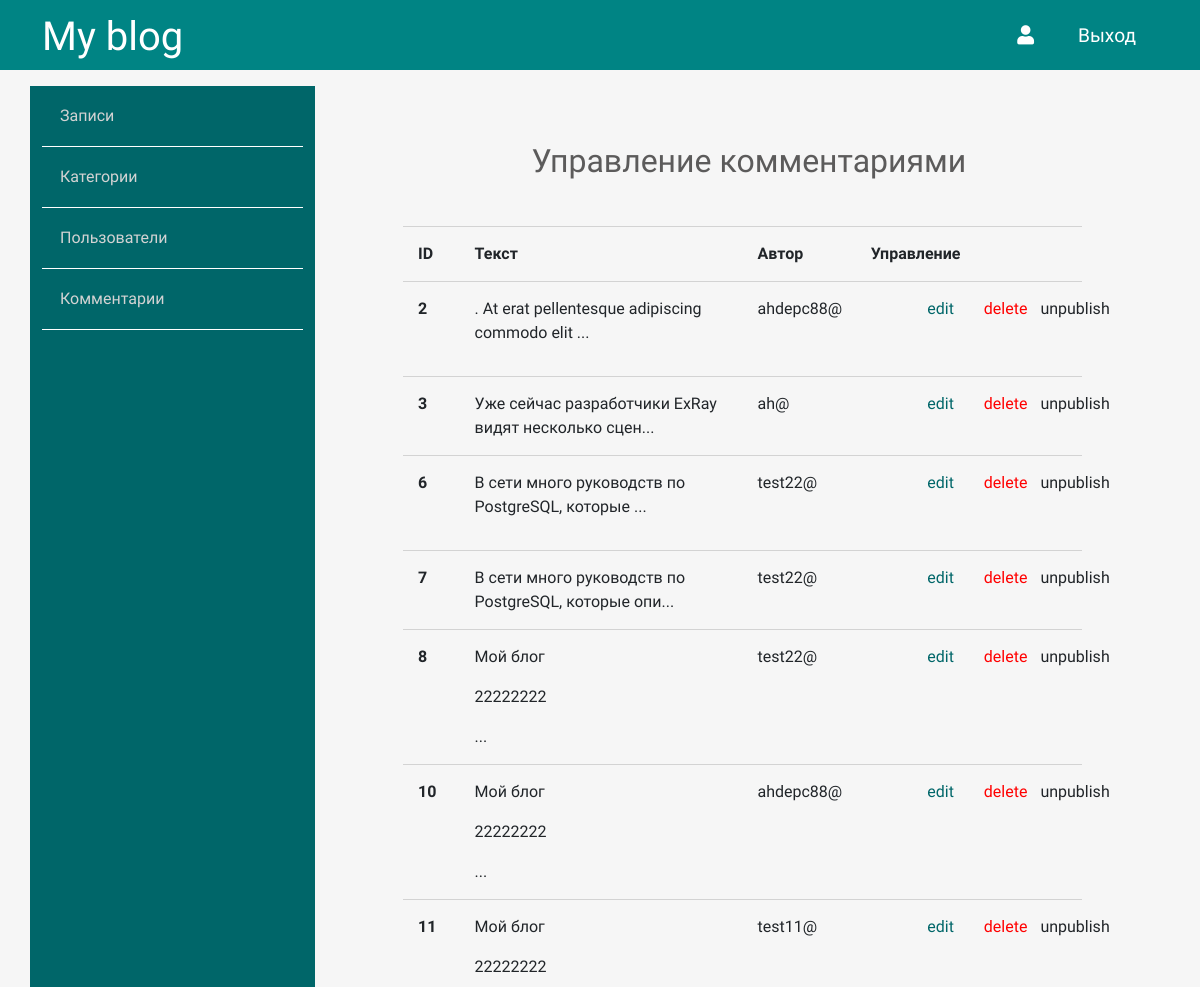
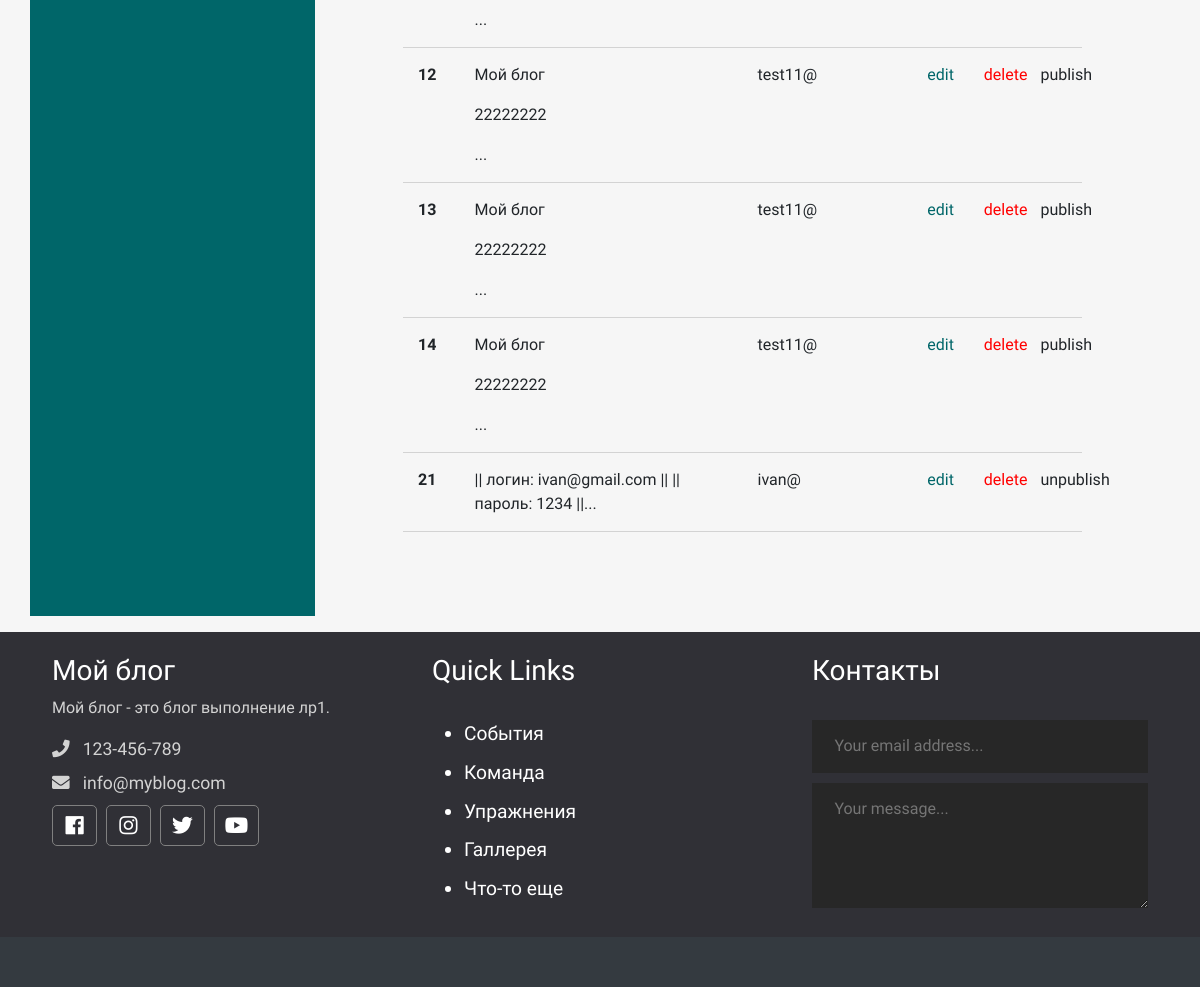
The app's page /admin/comments/index.php with its own data (2 pictures, top to bottom).
### tables this page shows
CREATE TABLE `comments` (
  `id` int NOT NULL,
  `status` tinyint NOT NULL DEFAULT '0',
  `page` int NOT NULL,
  `email` varchar(110) NOT NULL,
  `comment` text NOT NULL,
  `created_date` datetime NOT NULL DEFAULT CURRENT_TIMESTAMP
);

### app/database/db.php (called while the page is built, shortened)
<?php
require 'connect.php';
function dbCheckError($query){
    $errInfo = $query->errorInfo();
    return true;
}
function selectAll($table, $params = []){
    global $pdo;
    $sql = "SELECT * FROM $table";
    if(!empty($params)){
        $i = 0;
        foreach ($params as $key => $value){
            if (!is_numeric($value)){
                $value = "'".$value."'";
            }
            if ($i === 0){
                $sql = $sql . " WHERE $key=$value";
            }else{
                $sql = $sql . " AND $key=$value";
            }
            $i++;
        }
    }
    $query = $pdo->prepare($sql);
    $query->execute();
    return $query->fetchAll();
}

### app/controllers/commentaries.php (called while the page is built, shortened)
<?php
include_once SITE_ROOT . "/app/database/db.php";
$commentsForAdm = selectAll('comments');

### admin/comments/index.php (the view, shortened to what this page needs)
<?php
        include "../../app/controllers/commentaries.php";
?>
<!doctype html>
<html lang="en">
<head>
    <link href="https://cdn.jsdelivr.net/npm/bootstrap@5.0.0-beta2/dist/css/bootstrap.min.css" rel="stylesheet">
    <link rel="stylesheet" href="https://use.fontawesome.com/releases/v5.7.2/css/all.css"
>
    <link rel="stylesheet" href="../../assets/css/admin.css">
</head>
<body>
<?php include("../../app/include/header-admin.php"); ?>
<div class="container">
<?php include "../../app/include/sidebar-admin.php"; ?>
        <div class="posts col-9">
            <div class="row title-table">
                <h2>Управление комментариями</h2>
                <div class="mb-12 col-12 col-md-12 err">
                </div>
                <div class="col-1">ID</div>
                <div class="col-5">Текст</div>
                <div class="col-2">Автор</div>
                <div class="col-4">Управление</div>
            </div>
            <?php foreach ($commentsForAdm as $key => $comment): ?>
                <div class="row post">
                    <div class="id col-1"><?=$comment['id']; ?></div>
                    <div class="title col-5"><?=mb_substr($comment['comment'], 0, 50, 'UTF-8'). '...'  ?></div>
                    <?php
                        $user = $comment['email'];
                        $user = explode('@', $user);
                        $user = $user[0];
                    ?>
                    <div class="author col-3"><?=$user . "@"; ?></div>
                    <div class="red col-1"><a href="edit.php?id=<?=$comment['id'];?>">edit</a></div>
                    <div class="del col-1"><a href="edit.php?delete_id=<?=$comment['id'];?>">delete</a></div>
                    <?php if ($comment['status']): ?>
                        <div class="status col-1"><a href="edit.php?publish=0&pub_id=<?=$comment['id'];?>">unpublish</a></div>
                    <?php else: ?>
                        <div class="status col-1"><a href="edit.php?publish=1&pub_id=<?=$comment['id'];?>">publish</a></div>
                    <?php endif; ?>
                </div>
            <?php endforeach; ?>
        </div>
    </div>
</div>
<?php include("../../app/include/footer.php"); ?>
</body>
</html>

### assets/css/admin.css (style rules this page uses)
* { font-family: 'Comfortaa', cursive; }
html, h1, h2, h3, h4, h5, h6 { color: #5c5b5b; }
body { background: #f6f6f6; }
a { text-decoration: none; color: inherit; }
.posts { height: 100%; padding: 40px 100px 100px; }
.posts h2 { text-align: center; margin: 2rem 0 0 0.4rem; }
.posts .title-table div { padding: 15px; text-align: left; border-bottom: 1px solid #d3d3d3; font-weight: 700; }
.posts .post div { padding: 15px; text-align: left; border-bottom: 1px solid #d3d3d3; }
.posts .post .red { color: #006669; }
.posts .post .del { color: red; }
.posts .post .id { font-weight: bold; }

### records on screen
comments: id "2", comment ". At erat pellentesque adipiscing commodo elit", email "ahdepc88"
comments: id "3", comment "Уже сейчас разработчики ExRay видят несколько сцен", email "ah"
comments: id "6", comment "В сети много руководств по PostgreSQL, которые", email "test22"
comments: id "7", comment "В сети много руководств по PostgreSQL, которые опи", email "test22"
comments: id "8", comment "Мой блог 22222222", email "test22"
comments: id "10", comment "Мой блог 22222222", email "ahdepc88"
comments: id "11", comment "Мой блог 22222222", email "test11"
comments: id "12", comment "Мой блог 22222222", email "test11"
comments: id "13", comment "Мой блог 22222222", email "test11"
comments: id "14", comment "Мой блог 22222222", email "test11"
comments: id "21", comment "|| логин: ivan@gmail.com || || пароль: 1234 ||", email "ivan"
